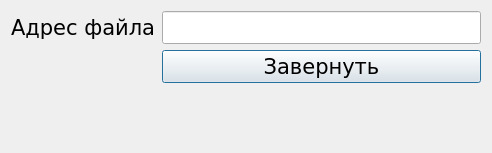
<?xml version="1.0" encoding="UTF-8"?>
<ui version="4.0">
 <class>Dialog</class>
 <widget class="QDialog" name="Dialog">
  <property name="geometry">
   <rect>
    <x>0</x>
    <y>0</y>
    <width>492</width>
    <height>153</height>
   </rect>
  </property>
  <property name="windowTitle">
   <string>Work blacks the sun is still high</string>
  </property>
  <layout class="QVBoxLayout" name="verticalLayout">
   <item>
    <layout class="QGridLayout" name="gridLayout">
     <item row="0" column="0">
      <widget class="QLabel" name="asklabel">
       <property name="font">
        <font>
         <family>Verdana</family>
         <pointsize>16</pointsize>
        </font>
       </property>
       <property name="text">
        <string>Адрес файла</string>
       </property>
      </widget>
     </item>
     <item row="0" column="1">
      <widget class="QLineEdit" name="lineAdressInput">
       <property name="font">
        <font>
         <family>Verdana</family>
         <pointsize>16</pointsize>
        </font>
       </property>
      </widget>
     </item>
     <item row="1" column="1">
      <widget class="QPushButton" name="pushButton">
       <property name="font">
        <font>
         <family>Verdana</family>
         <pointsize>16</pointsize>
        </font>
       </property>
       <property name="text">
        <string>Завернуть</string>
       </property>
      </widget>
     </item>
     <item row="2" column="0" colspan="2">
      <widget class="QLabel" name="rsultlLabel">
       <property name="font">
        <font>
         <family>Verdana</family>
         <pointsize>14</pointsize>
         <underline>true</underline>
        </font>
       </property>
       <property name="text">
        <string/>
       </property>
      </widget>
     </item>
    </layout>
   </item>
  </layout>
 </widget>
 <resources/>
 <connections/>
</ui>
